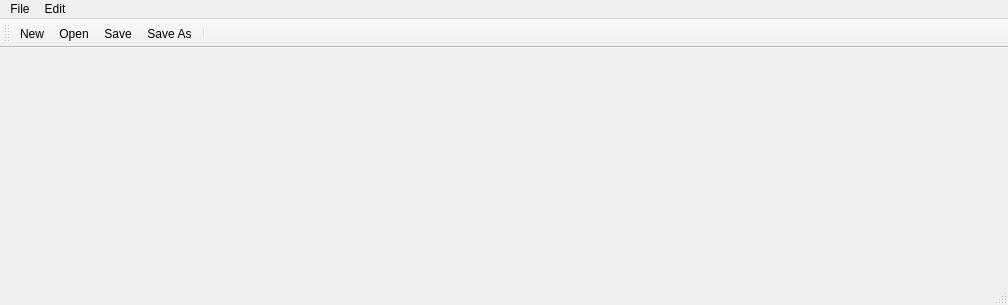
<?xml version="1.0" encoding="UTF-8"?>
<ui version="4.0">
 <class>MainEditor</class>
 <widget class="QMainWindow" name="MainEditor">
  <property name="geometry">
   <rect>
    <x>0</x>
    <y>0</y>
    <width>1008</width>
    <height>305</height>
   </rect>
  </property>
  <property name="windowTitle">
   <string>MainEditor</string>
  </property>
  <widget class="QWidget" name="centralWidget">
   <layout class="QVBoxLayout" name="verticalLayout"/>
  </widget>
  <widget class="QMenuBar" name="menuBar">
   <property name="geometry">
    <rect>
     <x>0</x>
     <y>0</y>
     <width>1008</width>
     <height>26</height>
    </rect>
   </property>
   <widget class="QMenu" name="menuFile">
    <property name="title">
     <string>File</string>
    </property>
    <addaction name="actionNew"/>
    <addaction name="actionSave"/>
    <addaction name="actionOpen"/>
    <addaction name="actionSave_As"/>
    <addaction name="separator"/>
    <addaction name="actionClose"/>
   </widget>
   <widget class="QMenu" name="menuEdit">
    <property name="title">
     <string>Edit</string>
    </property>
    <addaction name="actionUndo"/>
    <addaction name="actionRedo"/>
    <addaction name="separator"/>
    <addaction name="actionCut"/>
    <addaction name="actionCopy"/>
    <addaction name="actionPaste"/>
    <addaction name="actionDelete"/>
    <addaction name="separator"/>
    <addaction name="actionSelect_All"/>
    <addaction name="actionFind_and_replace"/>
   </widget>
   <addaction name="menuFile"/>
   <addaction name="menuEdit"/>
  </widget>
  <widget class="QToolBar" name="mainToolBar">
   <attribute name="toolBarArea">
    <enum>TopToolBarArea</enum>
   </attribute>
   <attribute name="toolBarBreak">
    <bool>false</bool>
   </attribute>
   <addaction name="actionNew"/>
   <addaction name="actionOpen"/>
   <addaction name="actionSave"/>
   <addaction name="actionSave_As"/>
   <addaction name="separator"/>
  </widget>
  <widget class="QStatusBar" name="statusBar"/>
  <action name="actionNew">
   <property name="icon">
    <iconset resource="icons.qrc">
     <normaloff>:/toolbar/icons/047-sql.png</normaloff>:/toolbar/icons/047-sql.png</iconset>
   </property>
   <property name="text">
    <string>New</string>
   </property>
   <property name="shortcut">
    <string>Ctrl+N</string>
   </property>
   <property name="shortcutContext">
    <enum>Qt::WindowShortcut</enum>
   </property>
  </action>
  <action name="actionOpen">
   <property name="icon">
    <iconset resource="icons.qrc">
     <normaloff>:/toolbar/icons/023-folder.png</normaloff>:/toolbar/icons/023-folder.png</iconset>
   </property>
   <property name="text">
    <string>Open</string>
   </property>
   <property name="shortcut">
    <string>Ctrl+O</string>
   </property>
  </action>
  <action name="actionSave">
   <property name="icon">
    <iconset resource="icons.qrc">
     <normaloff>:/toolbar/icons/032-save.png</normaloff>:/toolbar/icons/032-save.png</iconset>
   </property>
   <property name="text">
    <string>Save</string>
   </property>
   <property name="shortcut">
    <string>Ctrl+S</string>
   </property>
  </action>
  <action name="actionSave_As">
   <property name="icon">
    <iconset resource="icons.qrc">
     <normaloff>:/toolbar/icons/027-save-1.png</normaloff>:/toolbar/icons/027-save-1.png</iconset>
   </property>
   <property name="text">
    <string>Save As</string>
   </property>
   <property name="shortcut">
    <string>Ctrl+S, Ctrl+A</string>
   </property>
  </action>
  <action name="actionClose">
   <property name="icon">
    <iconset>
     <normaloff>:/icons/icons/033-close.png</normaloff>:/icons/icons/033-close.png</iconset>
   </property>
   <property name="text">
    <string>Close</string>
   </property>
   <property name="shortcut">
    <string>Ctrl+Q</string>
   </property>
  </action>
  <action name="actionUndo">
   <property name="icon">
    <iconset>
     <normaloff>:/icons/icons/026-undo.png</normaloff>:/icons/icons/026-undo.png</iconset>
   </property>
   <property name="text">
    <string>Undo</string>
   </property>
   <property name="shortcut">
    <string>Ctrl+Z</string>
   </property>
  </action>
  <action name="actionRedo">
   <property name="icon">
    <iconset>
     <normaloff>:/icons/icons/022-redo.png</normaloff>:/icons/icons/022-redo.png</iconset>
   </property>
   <property name="text">
    <string>Redo</string>
   </property>
   <property name="shortcut">
    <string>Ctrl+R</string>
   </property>
  </action>
  <action name="actionCut">
   <property name="icon">
    <iconset>
     <normaloff>:/icons/icons/021-cut.png</normaloff>:/icons/icons/021-cut.png</iconset>
   </property>
   <property name="text">
    <string>Cut</string>
   </property>
   <property name="shortcut">
    <string>Ctrl+X</string>
   </property>
  </action>
  <action name="actionCopy">
   <property name="icon">
    <iconset resource="icons.qrc">
     <normaloff>:/toolbar/icons/038-copy.png</normaloff>:/toolbar/icons/038-copy.png</iconset>
   </property>
   <property name="text">
    <string>Copy</string>
   </property>
   <property name="shortcut">
    <string>Ctrl+C</string>
   </property>
  </action>
  <action name="actionPaste">
   <property name="icon">
    <iconset>
     <normaloff>:/icons/icons/036-paste.png</normaloff>:/icons/icons/036-paste.png</iconset>
   </property>
   <property name="text">
    <string>Paste</string>
   </property>
   <property name="shortcut">
    <string>Ctrl+V</string>
   </property>
  </action>
  <action name="actionDelete">
   <property name="icon">
    <iconset>
     <normaloff>:/icons/icons/018-eraser.png</normaloff>:/icons/icons/018-eraser.png</iconset>
   </property>
   <property name="text">
    <string>Delete</string>
   </property>
   <property name="shortcut">
    <string>Ctrl+D</string>
   </property>
  </action>
  <action name="actionSelect_All">
   <property name="icon">
    <iconset>
     <normaloff>:/icons/icons/030-list.png</normaloff>:/icons/icons/030-list.png</iconset>
   </property>
   <property name="text">
    <string>Select All</string>
   </property>
   <property name="shortcut">
    <string>Ctrl+A</string>
   </property>
  </action>
  <action name="actionFind_and_replace">
   <property name="icon">
    <iconset>
     <normaloff>:/icons/icons/015-indent.png</normaloff>:/icons/icons/015-indent.png</iconset>
   </property>
   <property name="text">
    <string>Find and replace</string>
   </property>
   <property name="shortcut">
    <string>Ctrl+H</string>
   </property>
  </action>
 </widget>
 <layoutdefault spacing="6" margin="11"/>
 <resources>
  <include location="icons.qrc"/>
 </resources>
 <connections/>
</ui>
